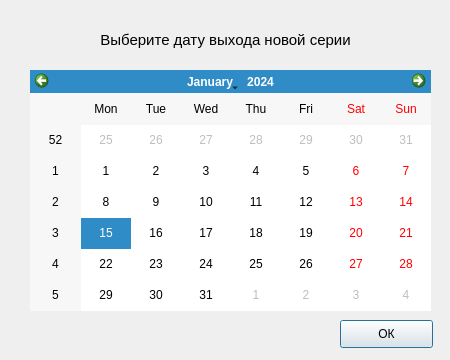
<?xml version="1.0" encoding="UTF-8"?>
<ui version="4.0">
 <class>Dialog</class>
 <widget class="QDialog" name="Dialog">
  <property name="geometry">
   <rect>
    <x>0</x>
    <y>0</y>
    <width>450</width>
    <height>360</height>
   </rect>
  </property>
  <property name="windowTitle">
   <string>Ожидание</string>
  </property>
  <widget class="QCalendarWidget" name="calendarWidget">
   <property name="geometry">
    <rect>
     <x>30</x>
     <y>70</y>
     <width>401</width>
     <height>241</height>
    </rect>
   </property>
   <property name="styleSheet">
    <string notr="true"/>
   </property>
  </widget>
  <widget class="QPushButton" name="pushButton">
   <property name="geometry">
    <rect>
     <x>340</x>
     <y>320</y>
     <width>93</width>
     <height>28</height>
    </rect>
   </property>
   <property name="styleSheet">
    <string notr="true"/>
   </property>
   <property name="text">
    <string>ОК</string>
   </property>
  </widget>
  <widget class="QLabel" name="label">
   <property name="geometry">
    <rect>
     <x>60</x>
     <y>20</y>
     <width>331</width>
     <height>41</height>
    </rect>
   </property>
   <property name="toolTip">
    <string>&lt;html&gt;&lt;head/&gt;&lt;body&gt;&lt;p align=&quot;center&quot;&gt;&lt;span style=&quot; font-size:10pt;&quot;&gt;Выберите дату выхода новой серии&lt;/span&gt;&lt;/p&gt;&lt;/body&gt;&lt;/html&gt;</string>
   </property>
   <property name="whatsThis">
    <string>&lt;html&gt;&lt;head/&gt;&lt;body&gt;&lt;p align=&quot;center&quot;&gt;Выберите дату выхода новой серии&lt;/p&gt;&lt;/body&gt;&lt;/html&gt;</string>
   </property>
   <property name="styleSheet">
    <string notr="true">font: 63 8pt &quot;Yu Gothic UI Semibold&quot;;</string>
   </property>
   <property name="text">
    <string>&lt;html&gt;&lt;head/&gt;&lt;body&gt;&lt;p align=&quot;center&quot;&gt;&lt;span style=&quot; font-size:11pt;&quot;&gt;Выберите дату выхода новой серии&lt;/span&gt;&lt;/p&gt;&lt;/body&gt;&lt;/html&gt;</string>
   </property>
  </widget>
 </widget>
 <resources/>
 <connections/>
</ui>
